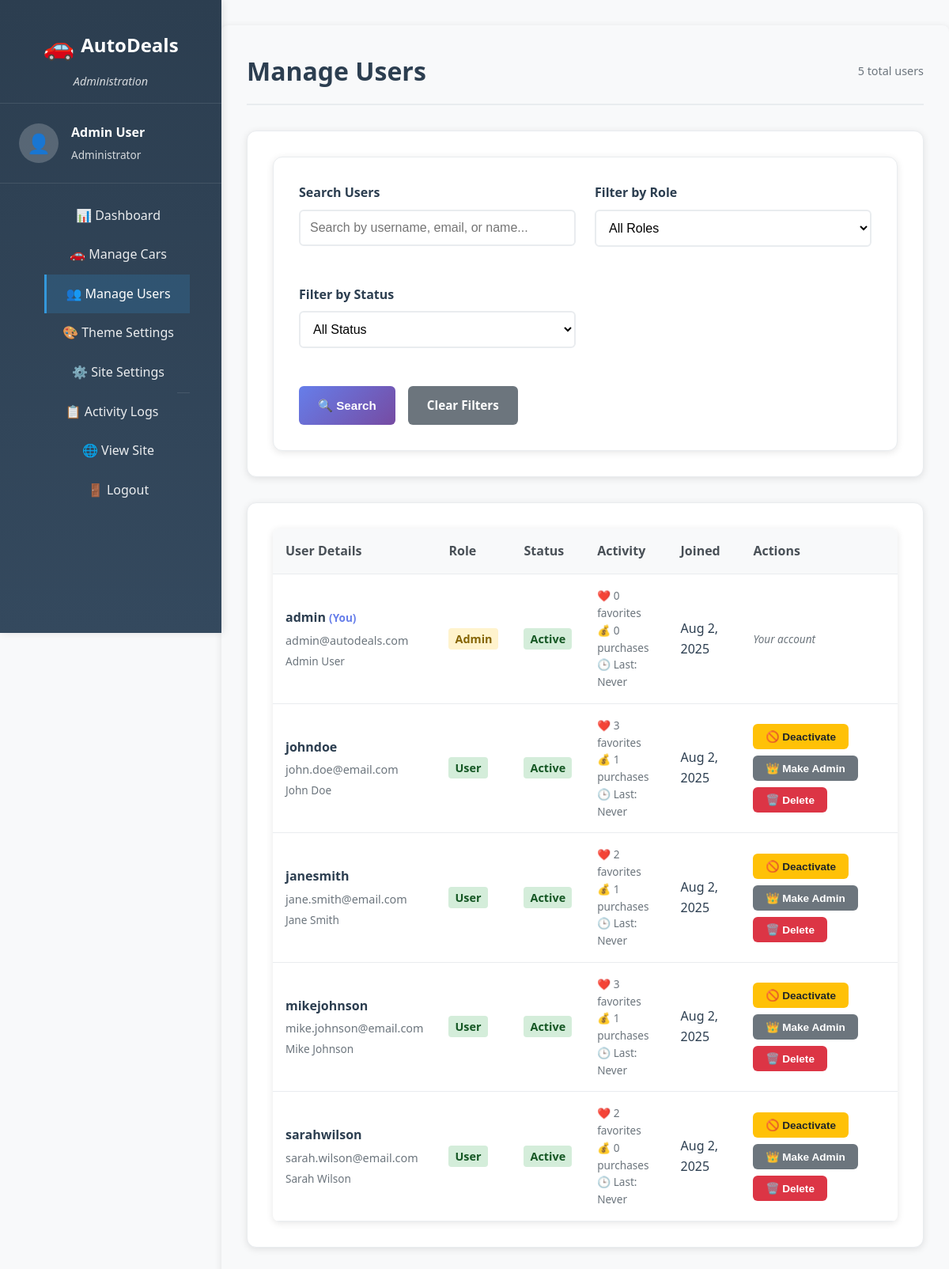
The page /public_html/admin/users.php (signed in) on the database its author committed.
### tables this page shows
CREATE TABLE IF NOT EXISTS users (
    id INT(11) NOT NULL AUTO_INCREMENT,
    username VARCHAR(50) NOT NULL UNIQUE,
    email VARCHAR(100) NOT NULL UNIQUE,
    password VARCHAR(255) NOT NULL,
    first_name VARCHAR(50) DEFAULT NULL,
    last_name VARCHAR(50) DEFAULT NULL,
    phone VARCHAR(20) DEFAULT NULL,
    role ENUM('user', 'admin') DEFAULT 'user',
    is_active TINYINT(1) DEFAULT 1,
    created_at TIMESTAMP DEFAULT CURRENT_TIMESTAMP,
    updated_at TIMESTAMP DEFAULT CURRENT_TIMESTAMP ON UPDATE CURRENT_TIMESTAMP,
    last_login TIMESTAMP NULL DEFAULT NULL,
    PRIMARY KEY (id),
    UNIQUE KEY unique_username (username),
    UNIQUE KEY unique_email (email),
    INDEX idx_username (username),
    INDEX idx_email (email),
    INDEX idx_role (role)
);

### php/session.php (called while the page is built, shortened)
<?php
require_once __DIR__ . '/config.php';
function isLoggedIn() {
    return isset($_SESSION['user_id']) && !empty($_SESSION['user_id']);
}
function getCurrentUser() {
    try {
        $connection = getDatabaseConnection();
        $query = "SELECT id, username, email, first_name, last_name, phone, created_at, last_login
                  FROM users
                  WHERE id = ? AND is_active = 1";
        $stmt = $connection->prepare($query);
        $stmt->bind_param("i", $_SESSION['user_id']);
        $stmt->execute();
        $result = $stmt->get_result();
        $user = $result->fetch_assoc();
        return $user;
    } catch (Exception $e) {
        error_log("Error fetching current user: " . $e->getMessage());
        return null;
    }
}
function getUserDisplayName() {
    $user = getCurrentUser();
    if ($user) {
        if (!empty($user['first_name']) && !empty($user['last_name'])) {
            return $user['first_name'] . ' ' . $user['last_name'];
        } elseif (!empty($user['first_name'])) {
            return $user['first_name'];
        } else {
            return $user['username'];
        }
    }
    return $_SESSION['username'] ?? '';
}
function sanitizeInput($input) {
    return htmlspecialchars(trim($input), ENT_QUOTES, 'UTF-8');
}
?>

### php/config.php (called while the page is built, shortened)
<?php
function sanitizeOutput($data) {
    return htmlspecialchars($data, ENT_QUOTES, 'UTF-8');
}
?>

### public_html/admin/users.php (the view, shortened to what this page needs)
<?php
require_once '../../php/config.php';
$users = [];
$page = max(1, intval($_GET['page'] ?? 1));
$per_page = 20;
$search = sanitizeInput($_GET['search'] ?? '');
$whereConditions = [];
$queryParams = [];
$paramTypes = '';
$whereClause = !empty($whereConditions) ? 'WHERE ' . implode(' AND ', $whereConditions) : '';
try {
    $connection = getDatabaseConnection();
    $countQuery = "SELECT COUNT(*) as total FROM users $whereClause";
    if (!empty($queryParams)) {
        $countStmt = $connection->prepare($countQuery);
        $countStmt->bind_param($paramTypes, ...$queryParams);
        $countStmt->execute();
        $countResult = $countStmt->get_result();
        $totalUsers = $countResult->fetch_assoc()['total'];
        $countStmt->close();
    } else {
        $countResult = $connection->query($countQuery);
        $totalUsers = $countResult->fetch_assoc()['total'];
    }
    $offset = ($page - 1) * $per_page;
    $query = "SELECT u.*,
              (SELECT COUNT(*) FROM favorites f WHERE f.user_id = u.id) as favorites_count,
              (SELECT COUNT(*) FROM purchase_history ph WHERE ph.user_id = u.id) as purchases_count
              FROM users u
              $whereClause
              ORDER BY u.created_at DESC
              LIMIT ? OFFSET ?";
    $finalParams = array_merge($queryParams, [$per_page, $offset]);
    $finalParamTypes = $paramTypes . 'ii';
    $stmt = $connection->prepare($query);
    if (!empty($finalParams)) {
        $stmt->bind_param($finalParamTypes, ...$finalParams);
    }
    $stmt->execute();
    $result = $stmt->get_result();
    while ($row = $result->fetch_assoc()) {
        $users[] = $row;
    }
} catch (Exception $e) {
    error_log("Error getting users: " . $e->getMessage());
    $error_message = "Failed to load users.";
}
?>
<!DOCTYPE html>
<html lang="en">
<head>
    <link rel="stylesheet" href="../../css/theme-default.css" id="theme-link">
    <link rel="stylesheet" href="../admin-styles.css">
</head>
<body class="admin-body">
    <div class="admin-layout">
        <nav class="admin-sidebar">
            <div class="admin-sidebar-header">
                <div class="admin-logo">
                    <span class="logo-icon">🚗</span>
                    <span class="logo-text">AutoDeals</span>
                </div>
                <div class="admin-subtitle">Administration</div>
            </div>
            <div class="admin-user-info">
                <div class="admin-avatar">👤</div>
                <div class="admin-details">
                    <div class="admin-name"><?php echo sanitizeOutput(getUserDisplayName()); ?></div>
                    <div class="admin-role">Administrator</div>
                </div>
            </div>
            <ul class="admin-nav">
                <li><a href="dashboard.php">📊 Dashboard</a></li>
                <li><a href="cars.php">🚗 Manage Cars</a></li>
                <li><a href="users.php" class="active">👥 Manage Users</a></li>
                <li><a href="themes.php">🎨 Theme Settings</a></li>
                <li><a href="settings.php">⚙️ Site Settings</a></li>
                <li><a href="logs.php">📋 Activity Logs</a></li>
                <li class="nav-divider"></li>
                <li><a href="../index.html">🌐 View Site</a></li>
                <li><a href="../logout.php">🚪 Logout</a></li>
            </ul>
        </nav>
        <main class="admin-main">
            <div class="admin-header">
                <h1>Manage Users</h1>
                <div class="admin-header-actions">
                    <span class="admin-time"><?php echo number_format($totalUsers ?? 0); ?> total users</span>
                </div>
            </div>
            <div class="admin-section">
                <form method="GET" class="admin-form">
                    <div class="admin-form-row">
                        <div class="admin-form-group">
                            <label for="search">Search Users</label>
                            <input type="text" id="search" name="search"
                                   value="<?php echo sanitizeOutput($search); ?>"
                                   placeholder="Search by username, email, or name...">
                        </div>
                        <div class="admin-form-group">
                            <label for="role">Filter by Role</label>
                            <select id="role" name="role">
                                <option value="">All Roles</option>
                            </select>
                        </div>
                        <div class="admin-form-group">
                            <label for="status">Filter by Status</label>
                            <select id="status" name="status">
                                <option value="">All Status</option>
                            </select>
                        </div>
                    </div>
                    <div style="display: flex; gap: 1rem;">
                        <button type="submit" class="admin-btn admin-btn-primary">🔍 Search</button>
                        <a href="users.php" class="admin-btn admin-btn-secondary">Clear Filters</a>
                    </div>
                </form>
            </div>
            <div class="admin-section">
                <?php if (!empty($users)): ?>
                    <table class="admin-table">
                        <thead>
                            <tr>
                                <th>User Details</th>
                                <th>Role</th>
                                <th>Status</th>
                                <th>Activity</th>
                                <th>Joined</th>
                                <th>Actions</th>
                            </tr>
                        </thead>
                        <tbody>
                            <?php foreach ($users as $user): ?>
                            <tr>
                                <td>
                                    <div style="font-weight: 600; margin-bottom: 0.25rem;">
                                        <?php echo sanitizeOutput($user['username']); ?>
                                        <?php if ($user['id'] == $_SESSION['user_id']): ?>
                                            <span style="color: #667eea; font-size: 0.85rem;">(You)</span>
                                        <?php endif; ?>
                                    </div>
                                    <div style="color: #6c757d; font-size: 0.9rem; margin-bottom: 0.25rem;">
                                        <?php echo sanitizeOutput($user['email']); ?>
                                    </div>
                                    <?php if (!empty($user['first_name']) || !empty($user['last_name'])): ?>
                                        <div style="color: #6c757d; font-size: 0.85rem;">
                                            <?php echo sanitizeOutput(trim($user['first_name'] . ' ' . $user['last_name'])); ?>
                                        </div>
                                    <?php endif; ?>
                                </td>
                                <td>
                                    <span class="status-value <?php echo $user['role'] === 'admin' ? 'status-warning' : 'status-success'; ?>">
                                        <?php echo ucfirst($user['role']); ?>
                                    </span>
                                </td>
                                <td>
                                    <span class="status-value <?php echo $user['is_active'] ? 'status-success' : 'status-danger'; ?>">
                                        <?php echo $user['is_active'] ? 'Active' : 'Inactive'; ?>
                                    </span>
                                </td>
                                <td>
                                    <div style="font-size: 0.85rem; color: #6c757d;">
                                        ❤️ <?php echo $user['favorites_count']; ?> favorites<br>
                                        💰 <?php echo $user['purchases_count']; ?> purchases<br>
                                        🕒 Last: <?php echo $user['last_login'] ? date('M j, Y', strtotime($user['last_login'])) : 'Never'; ?>
                                    </div>
                                </td>
                                <td><?php echo date('M j, Y', strtotime($user['created_at'])); ?></td>
                                <td>
                                    <div style="display: flex; gap: 0.5rem; flex-wrap: wrap;">
                                        <?php if ($user['id'] != $_SESSION['user_id']): ?>
                                            <form method="POST" style="display: inline;">
                                                <button type="submit" class="admin-btn admin-btn-sm <?php echo $user['is_active'] ? 'admin-btn-warning' : 'admin-btn-success'; ?>"
                                                        onclick="return confirm('Are you sure you want to <?php echo $user['is_active'] ? 'deactivate' : 'activate'; ?> this user?');">
                                                    <?php echo $user['is_active'] ? '🚫 Deactivate' : '✅ Activate'; ?>
                                                </button>
                                            </form>
                                            <form method="POST" style="display: inline;">
                                                <button type="submit" class="admin-btn admin-btn-sm admin-btn-secondary"
                                                        onclick="return confirm('Are you sure you want to change this user\'s role to <?php echo $user['role'] === 'admin' ? 'user' : 'admin'; ?>?');">
                                                    <?php echo $user['role'] === 'admin' ? '👤 Make User' : '👑 Make Admin'; ?>
                                                </button>
                                            </form>
                                            <form method="POST" style="display: inline;">
                                                <button type="submit" class="admin-btn admin-btn-sm admin-btn-danger"
                                                        onclick="return confirm('Are you sure you want to DELETE this user? This action cannot be undone and will remove all their favorites and purchase history.');">
                                                    🗑️ Delete
                                                </button>
                                            </form>
                                        <?php else: ?>
                                            <span style="color: #6c757d; font-size: 0.85rem; font-style: italic;">Your account</span>
                                        <?php endif; ?>
                                    </div>
                                </td>
                            </tr>
                            <?php endforeach; ?>
                        </tbody>
                    </table>
                <?php endif; ?>
            </div>
        </main>
    </div>
</body>
</html>

### css/theme-default.css (style rules this page uses)
* { margin: 0; padding: 0; box-sizing: border-box; }
body { font-family: 'Arial', sans-serif; line-height: 1.6; color: #333; background-color: #f8f9fa; transition: all 0.3s ease; }
:root { --primary-color: #2c3e50; --secondary-color: #3498db; --accent-color: #e74c3c; --light-gray: #ecf0f1; --dark-gray: #34495e; --white: #ffffff; --text-dark: #2c3e50; --text-light: #7f8c8d; --background-color: #f8f9fa; --card-background: #ffffff; --border-color: #dee2e6; }
h1, h2, h3, h4, h5, h6 { color: var(--primary-color); margin-bottom: 1rem; font-weight: 600; }
h1 { font-size: 2.5rem; margin-bottom: 0.5rem; }
nav { background-color: var(--secondary-color); padding: 0; position: relative; }
nav ul { list-style: none; display: flex; justify-content: center; flex-wrap: wrap; max-width: 1200px; margin: 0 auto; }
nav li { margin: 0; }
nav a { display: block; color: var(--white); text-decoration: none; padding: 1rem 1.5rem; transition: background-color 0.3s ease; font-weight: 500; }
nav a.active { background-color: var(--accent-color); }
main { max-width: 1200px; margin: 2rem auto; padding: 0 2rem; background-color: var(--card-background); border-radius: 8px; box-shadow: 0 2px 10px rgba(0,0,0,0.1); min-height: 70vh; padding-top: 2rem; padding-bottom: 2rem; }
ul li { margin-bottom: 0.5rem; padding-left: 1rem; }
a { color: var(--secondary-color); text-decoration: none; }

### rows shown on the page
users: sanitizeOutput(getUserDisplayName()) "Admin User", username "admin", shows "(You)", email "admin@autodeals.com", first_name+last_name "Admin User", role "Admin", is_active "Active", favorites_count "0", purchases_count "0", shows "Never", created_at "Aug 2, 2025", shows "Your account"
users: username "johndoe", email "john.doe@email.com", first_name+last_name "John Doe", role "User", is_active "Active", favorites_count "3", purchases_count "1", shows "Never", created_at "Aug 2, 2025", shows "👑 Make Admin"
users: username "janesmith", email "jane.smith@email.com", first_name+last_name "Jane Smith", role "User", is_active "Active", favorites_count "2", purchases_count "1", shows "Never", created_at "Aug 2, 2025", shows "👑 Make Admin"
users: username "mikejohnson", email "mike.johnson@email.com", first_name+last_name "Mike Johnson", role "User", is_active "Active", favorites_count "3", purchases_count "1", shows "Never", created_at "Aug 2, 2025", shows "👑 Make Admin"
users: username "sarahwilson", email "sarah.wilson@email.com", first_name+last_name "Sarah Wilson", role "User", is_active "Active", favorites_count "2", purchases_count "0", shows "Never", created_at "Aug 2, 2025", shows "👑 Make Admin"

### other values the page prints
$totalUsers "5"
